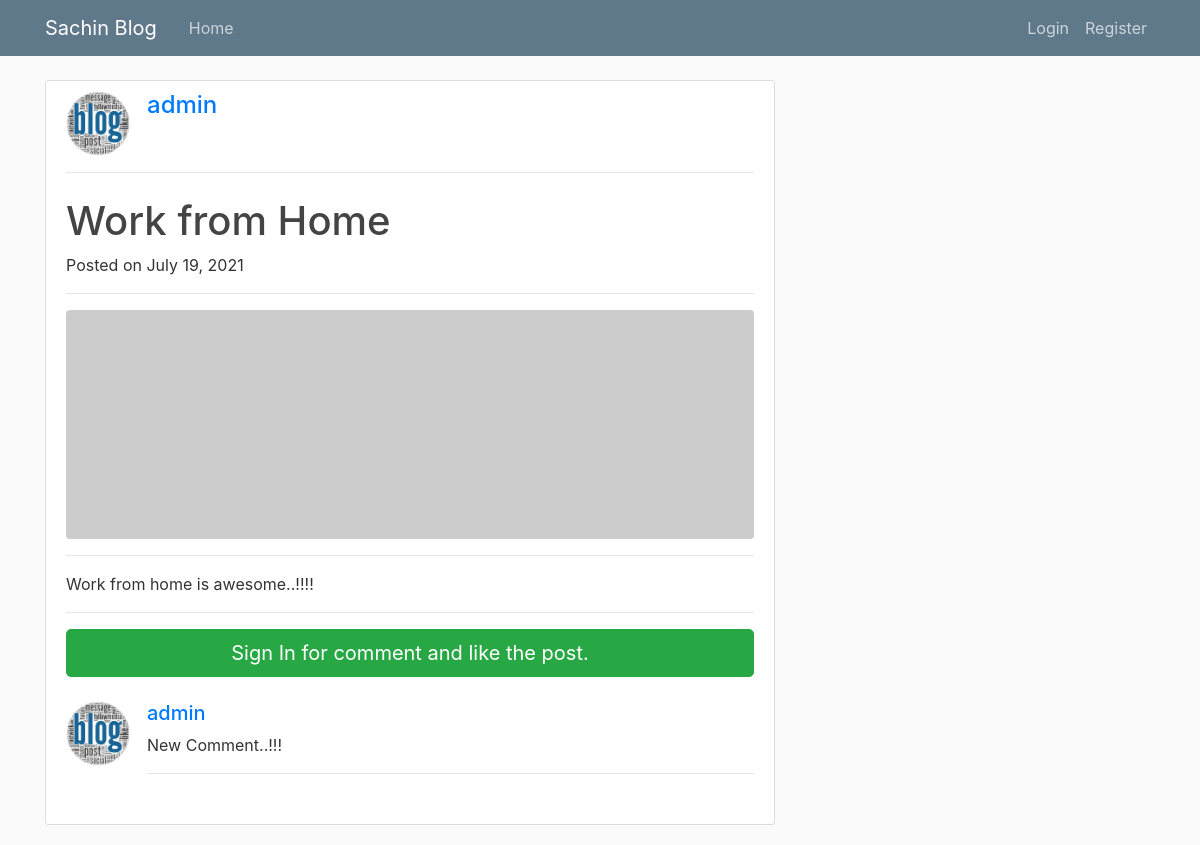
The app's page /post/2/ with its own data.
### blog/models.py (models this page shows, shortened)
class Post(models.Model):
    author = models.ForeignKey(
        settings.AUTH_USER_MODEL, on_delete=models.CASCADE)
    title = models.CharField(max_length=100)
    content = models.TextField()
    liked = models.ManyToManyField(
        settings.AUTH_USER_MODEL, blank=True, related_name='liked')
    date_posted = models.DateTimeField(default=timezone.now)
    objects = PostManager()
    class Meta:
        ordering = ('-date_posted', )

class Comment(models.Model):
    post = models.ForeignKey(
        Post, related_name='comments', on_delete=models.CASCADE)
    author = models.ForeignKey(
        settings.AUTH_USER_MODEL, on_delete=models.CASCADE)
    text = models.TextField()
    created_date = models.DateTimeField(default=timezone.now)
    approved_comment = models.BooleanField(default=True)

### users/models.py (models this page shows, shortened)
class Profile(models.Model):
    user = models.OneToOneField(User, on_delete=models.CASCADE)
    image = models.ImageField(default='default.jpg', upload_to='profile_pics')

### blog/views.py (the view)
# urls.py: path('post/<int:pk>/', PostDetailView.as_view(), name='post_detail'),
class PostDetailView(DetailView):
    model = Post

### blog/templates/blog/post_detail.html (shortened to what this page needs)
{% extends "blog/base.html" %}
{% load crispy_forms_tags %}
{% block content %}
<div class="content-section">
    <div class="media">
        <img class="d-flex mr-3 rounded-circle article-img" src="{{ object.author.profile.image.url }}" alt="">
        <div class="media-body">
            <h4 class="mt-0"><a href="{% url 'user_posts' object.author.username %}">{{ object.author }}</a></h4>
        </div>
    </div>
    <hr>
    <div>
        <h1 class="mt-4">{{object.title}}</h1>
        <p>
            Posted on {{ object.date_posted|date:"F d, Y" }}
        </p>
    </div>
    <hr>
    <img class="img-fluid rounded" src="http://placehold.it/900x300" alt="">
    <hr>
    <p class="lead">{{ object.content|safe|linebreaks }}</p>
    <hr>
    {% if user.is_authenticated %}
    <div class="card my-4">
        <h5 class="card-header">Leave a Comment:</h5>
        <div class="card-body">
            <form method="POST" action="{% url 'add_comment' object.id %}">
                {% csrf_token %}
                <div class="form-group">
                    <textarea class="form-control" name="text" rows="3" required></textarea>
                    <input type="hidden" name="user_id" value="{{user.id}}">
                </div>
                <button class="btn btn-primary" type="submit">Comment</button>
            </form>
        </div>
    </div>
    {% else %}
    <a href="{% url 'login' %}" class="btn btn-success btn-lg btn-block mb-4">
        Sign In for comment and like the post.
    </a>
    {% endif %}
    {% for comment in post.comments.all %}
    {% if comment.approved_comment %}
    <div class="media mb-4">
        <img class="d-flex mr-3 rounded-circle article-img" src="{{ comment.author.profile.image.url }}" alt="">
        <div class="media-body">
            <h5 class="mt-0"><a href="{% url 'user_posts' comment.author.username %}">{{ comment.author }}</a></h5>
            {{ comment.text|linebreaks }}
            <hr>
        </div>
    </div>
    {% else %}
    <div class="alert alert-secondary" role="alert">
        No Comment has been posted.
    </div>
    {% endif %}
    {% endfor %}
</div>
{% endblock content %}

### blog/templates/blog/base.html (shortened to what this page needs)
{% load static %}
<!DOCTYPE html>
<html>
<head>
  <link rel="stylesheet" href="https://maxcdn.bootstrapcdn.com/bootstrap/4.0.0/css/bootstrap.min.css"
>
  <link rel="stylesheet" href="https://use.fontawesome.com/releases/v5.6.3/css/all.css"
>
  <link rel="stylesheet" href="//cdn.jsdelivr.net/npm/medium-editor@latest/dist/css/medium-editor.min.css"
    type="text/css" media="screen" charset="utf-8">
  <link rel="stylesheet" type="text/css" href="{% static 'css/main.css' %}">
</head>
<body>
  <header class="site-header">
    <nav class="navbar navbar-expand-md navbar-dark bg-steel fixed-top">
      <div class="container">
        <a class="navbar-brand mr-4" href="{% url 'index' %}">Sachin Blog</a>
        <div class="collapse navbar-collapse" id="navbarToggle">
          <div class="navbar-nav mr-auto">
            <a class="nav-item nav-link" href="{% url 'index' %}">Home</a>
          </div>
          <div class="navbar-nav">
            {% if user.is_authenticated %}
            <a class="nav-item nav-link" href="{% url 'post_create' %}">New Post</a>
            <a class="nav-item nav-link" href="{% url 'profile' %}">Profile</a>
            <a class="nav-item nav-link" href="{% url 'logout' %}">Logout</a>
            {% else %}
            <a class="nav-item nav-link" href="{% url 'login' %}">Login</a>
            <a class="nav-item nav-link" href="{% url 'register' %}">Register</a>
            {% endif %}
          </div>
        </div>
      </div>
    </nav>
  </header>
  <main role="main" class="container">
    <div class="row">
      <div class="col-md-8">
        {% block content %}{% endblock %}
      </div>
    </div>
  </main>
</body>
</html>

### web/static/css/main.css (style rules this page uses)
body { background: #fafafa; color: #333333; margin-top: 5rem; }
h1, h2, h3, h4, h5, h6 { color: #444444; }
.bg-steel { background-color: #5f788a; }
.site-header .navbar-nav .nav-link { color: #cbd5db; }
.content-section { background: #ffffff; padding: 10px 20px; border: 1px solid #dddddd; border-radius: 3px; margin-bottom: 20px; }
.article-img { height: 65px; width: 65px; margin-right: 16px; }

### records on screen
Post: author.profile.image (placeholder picture), author "admin", title "Work from Home", date_posted "July 19, 2021", content "Work from home is awesome..!!!!"
Comment: author.profile.image (placeholder picture), author "admin", text "New Comment..!!!"
